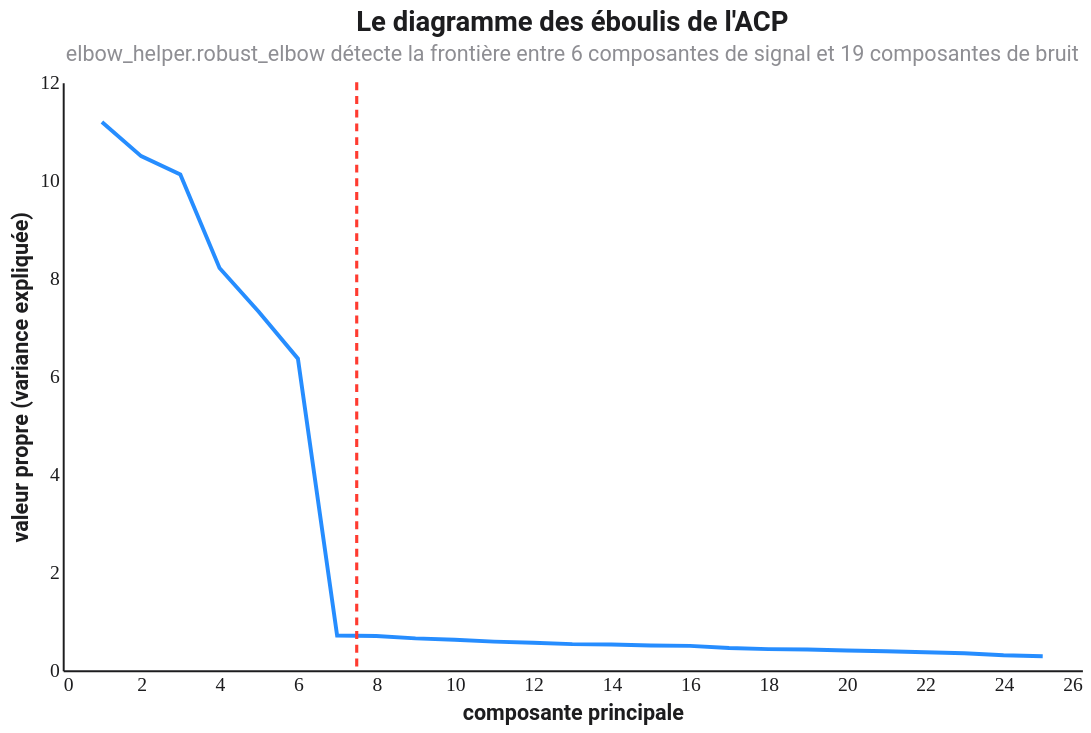

Vega-Lite specification stored for this chart:
### Vega-Lite specification from a JSON file in a GitHub repository (floating-point values rounded to 4 significant figures)
{"$schema": "https://vega.github.io/schema/vega-lite/v5.json", "title": {"text": "Le diagramme des éboulis de l'ACP", "subtitle": "elbow_helper.robust_elbow détecte la frontière entre 6 composantes de signal et 19 composantes de bruit"}, "width": 520, "height": 300, "config": {"background": "#FFFFFF", "font": "Roboto, Roboto Serif, Roboto Mono, system-ui, sans-serif", "view": {"stroke": null, "cornerRadius": 10}, "axis": {"domain": true, "domainColor": "#1D1D1F", "labelColor": "#1D1D1F", "titleColor": "#1D1D1F", "grid": false, "ticks": false, "labelFont": "Roboto Mono", "titleFont": "Roboto"}, "axisTop": {"domain": false, "domainColor": null, "labels": false, "ticks": false, "title": null}, "axisRight": {"domain": false, "domainColor": null, "labels": false, "ticks": false, "title": null}, "legend": {"titleFont": "Roboto", "labelFont": "Roboto", "labelColor": "#1D1D1F", "titleColor": "#1D1D1F"}, "title": {"font": "Roboto", "fontSize": 14, "color": "#1D1D1F", "subtitleFont": "Roboto", "subtitleColor": "#8E8E93", "subtitleFontSize": 11}, "line": {"strokeWidth": 2}, "point": {"filled": true, "size": 18}}, "layer": [{"data": {"values": [{"x": 1.0, "y": 11.19}, {"x": 2.0, "y": 10.49}, {"x": 3.0, "y": 10.12}, {"x": 4.0, "y": 8.211}, {"x": 5.0, "y": 7.319}, {"x": 6.0, "y": 6.36}, {"x": 7.0, "y": 0.71}, {"x": 8.0, "y": 0.6993}, {"x": 9.0, "y": 0.6512}, {"x": 10.0, "y": 0.6234}, {"x": 11.0, "y": 0.5857}, {"x": 12.0, "y": 0.5641}, {"x": 13.0, "y": 0.535}, {"x": 14.0, "y": 0.528}, {"x": 15.0, "y": 0.5068}, {"x": 16.0, "y": 0.4991}, {"x": 17.0, "y": 0.4564}, {"x": 18.0, "y": 0.4333}, {"x": 19.0, "y": 0.4257}, {"x": 20.0, "y": 0.4054}, {"x": 21.0, "y": 0.3909}, {"x": 22.0, "y": 0.3704}, {"x": 23.0, "y": 0.3476}, {"x": 24.0, "y": 0.3066}, {"x": 25.0, "y": 0.288}]}, "mark": {"type": "line", "color": "#007AFF", "opacity": 0.85}, "encoding": {"x": {"field": "x", "type": "quantitative", "title": "composante principale"}, "y": {"field": "y", "type": "quantitative", "title": "valeur propre (variance expliquée)"}}}, {"data": {"values": [{"x": 7.5}]}, "mark": {"type": "rule", "strokeDash": [4, 3], "strokeWidth": 1.6, "color": "#FF3B30"}, "encoding": {"x": {"field": "x", "type": "quantitative"}}}]}
